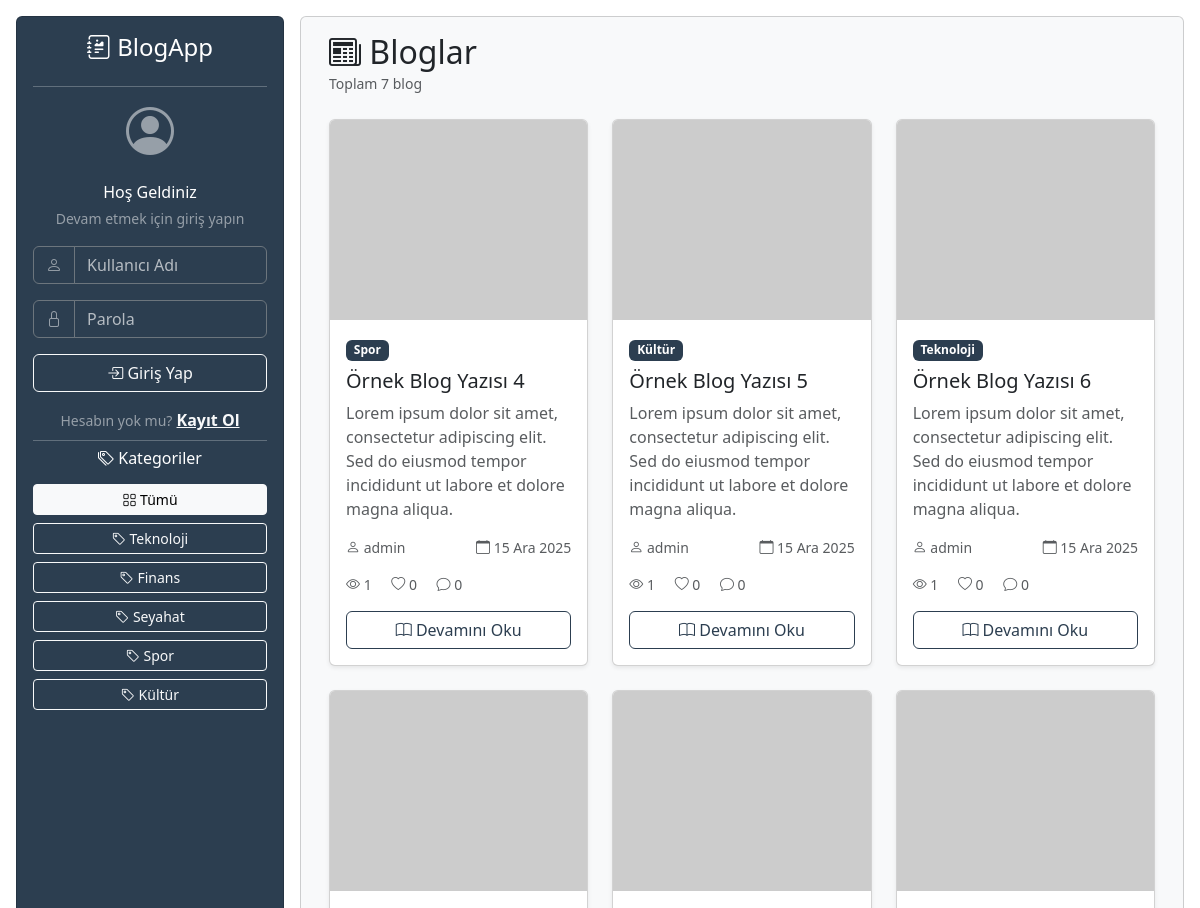
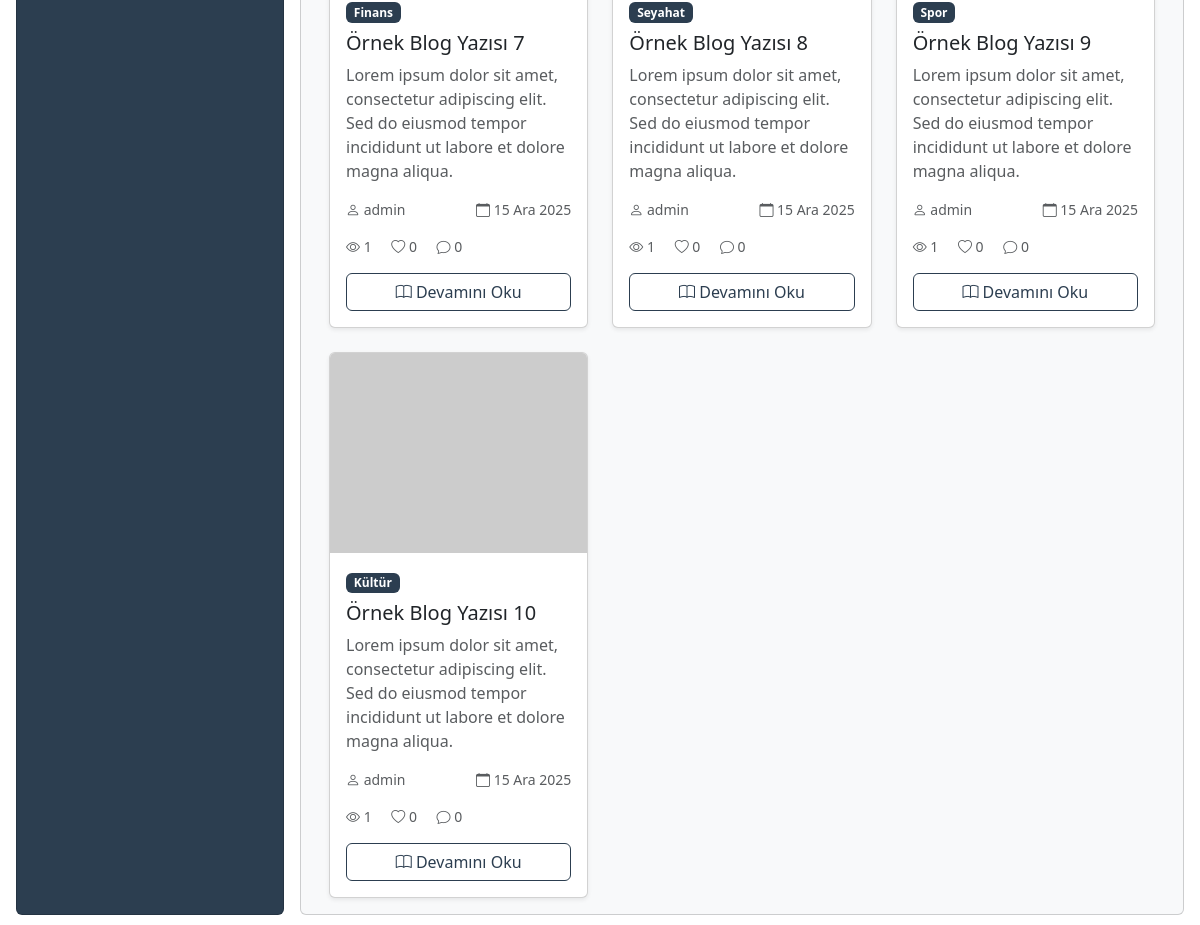
The page / on the database its author committed (2 pictures, top to bottom).
### blog/models.py (models this page shows, shortened)
class Category(models.Model):
    name = models.CharField(max_length=100, unique=True, verbose_name="Kategori Adı")
    class Meta:
        verbose_name = "Kategoriler"

class Blog(models.Model):
    title = models.CharField(max_length=100, unique=True, verbose_name="Başlık")
    content = models.TextField(verbose_name="İçerik")
    image = models.CharField(max_length=255, verbose_name="Görsel")
    category = models.ForeignKey(
        Category,
        on_delete=models.CASCADE,
        verbose_name="Kategori",
    )
    publish_date = models.DateTimeField(auto_now=True, verbose_name="Yayın Tarihi")
    user = models.ForeignKey(
        User,
        on_delete=models.SET_NULL,
        null=True,
        verbose_name="Yazar",
    )
    status = models.CharField(max_length=3, choices=(('d', 'Taslak'), ('p', 'Yayınlandı')), default='d', verbose_name="Yayınlanma Durumu")
    slug = models.SlugField(null=True, unique=True, blank=True)
    def get_comment_count(self):
        return self.comments.count()
    def get_like_count(self):
        return self.likes.filter(likes=True).count()
    def get_view_count(self):
        return self.views.count()
    class Meta:
        verbose_name = "Bloglar"

### blog/views.py (the view)
# urls.py: path('', home, name='home'),
def home(request):
    category_id = request.GET.get('category')
    if request.user.is_authenticated and request.user.is_staff:
        blogs = Blog.objects.all()
    else:
        blogs = Blog.objects.filter(status='p')
    if category_id:
        blogs = blogs.filter(category_id=category_id)
    categories = Category.objects.all()
    selected_category = category_id
    return render(request, 'home.html', {
        'blogs': blogs,
        'categories': categories,
        'selected_category': selected_category
    })

### blog/context_processors.py (called while the page is built)
def global_context(request):
    selected_category = request.GET.get('category')
    return {
        'categories': Category.objects.all(),
        'selected_category': selected_category,
    }

### blog/templates/home.html (shortened to what this page needs)
{% extends 'base.html' %}
{% block content %}
<div class="container-fluid">
  <div class="row mb-4">
    <div class="col-12">
      <div class="d-flex justify-content-between align-items-center">
        <div>
          <h2 class="mb-0">
            <i class="bi bi-newspaper"></i> Bloglar
          </h2>
          <small class="text-muted">Toplam {{ blogs.count }} blog</small>
        </div>
      </div>
    </div>
  </div>
  <div class="row g-4">
    {% for blog in blogs %}
      <div class="col-md-6 col-lg-4">
        <div class="card h-100 shadow-sm hover-shadow">
          <img src="{{ blog.image }}" class="card-img-top" alt="{{ blog.title }}" style="height: 200px; object-fit: cover;">
          <div class="card-body d-flex flex-column">
            <div class="mb-2">
              <span class="badge bg-primary">{{ blog.category.name }}</span>
            </div>
            <h5 class="card-title">{{ blog.title }}</h5>
            <p class="card-text text-muted flex-grow-1">{{ blog.content|truncatewords:20 }}</p>
            <div class="d-flex justify-content-between align-items-center text-muted small mb-3">
              <span>
                <i class="bi bi-person"></i> {{ blog.user.username }}
              </span>
              <span>
                <i class="bi bi-calendar"></i> {{ blog.publish_date|date:"d M Y" }}
              </span>
            </div>
            <div class="d-flex justify-content-between align-items-center mb-3">
              <div class="text-muted small">
                <span class="me-3">
                  <i class="bi bi-eye"></i> {{ blog.get_view_count }}
                </span>
                <span class="me-3">
                  <i class="bi bi-heart"></i> {{ blog.get_like_count }}
                </span>
                <span>
                  <i class="bi bi-chat"></i> {{ blog.get_comment_count }}
                </span>
              </div>
            </div>
            <a href="{% url 'blog_detail' blog.slug %}" class="btn btn-outline-primary w-100">
              <i class="bi bi-book"></i> Devamını Oku
            </a>
          </div>
        </div>
      </div>
    {% endfor %}
  </div>
</div>
{% endblock %}

### blog/templates/base.html (shortened to what this page needs)
<!DOCTYPE html>
<html lang="tr">
  <head>
    <link
      href="https://cdn.jsdelivr.net/npm/bootstrap@5.3.0/dist/css/bootstrap.min.css"
      rel="stylesheet"
    />
    <link
      rel="stylesheet"
      href="https://cdn.jsdelivr.net/npm/bootstrap-icons@1.10.0/font/bootstrap-icons.css"
    />
  </head>
  <body>
    {% include 'navbar.html' %}
    <div
      class="main-content col-12 p-3"
    >
      <div
        class="card main-card" style="background-color: #f8f9fa;"
      >
        <div class="card-body">
          {% block content %}{% endblock %}
        </div>
      </div>
    </div>
  </body>
</html>

### blog/templates/navbar.html (shortened to what this page needs)
<div
  class="sidebar-desktop d-none d-lg-block col-lg-3 p-3 vh-100 position-fixed overflow-auto"
  style="top: 0; left: 0; margin: 0 !important;"
>
  <div class="card h-100 w-100 text-white" style="background-color: #2c3e50;">
    <div class="d-flex flex-column card-body p-3">
      <div class="text-center mb-3">
        <h4 class="mb-0">
          <i class="bi bi-journal-richtext"></i> BlogApp
        </h4>
      </div>
      <hr class="my-2">
      {% if request.user.is_authenticated %}
        <div class="d-flex flex-column justify-content-center align-items-center mb-3">
          <img
            style="border-radius: 50%; width: 80px;"
            class="border border-info p-1"
            alt="avatar"
            src="https://static.vecteezy.com/system/resources/thumbnails/009/292/244/small/default-avatar-icon-of-social-media-user-vector.jpg"
          >
          <span class="text-center fw-bold mt-2">{{request.user.first_name}} {{request.user.last_name}}</span>
          <small class="text-center text-white-50">
            @{{request.user.username}}
            {% if request.user.is_staff or request.user.is_superuser %}
              <i class="bi bi-shield-fill-check text-warning" title="Yönetici"></i>
            {% endif %}
          </small>
        </div>
        <div class="d-grid gap-2 mb-3">
          <a href="{% url 'home' %}" class="btn btn-outline-light btn-sm">
            <i class="bi bi-house"></i> Ana Sayfa
          </a>
          {% if request.user.is_staff %}
            <a href="{% url 'blog_create' %}" class="btn btn-outline-light btn-sm">
              <i class="bi bi-plus-circle"></i> Yeni Blog
            </a>
          {% endif %}
          {% if request.user.is_staff %}
            <a href="{% url 'category_list' %}" class="btn btn-outline-light btn-sm">
              <i class="bi bi-tags"></i> Kategoriler
            </a>
          {% endif %}
        </div>
        <hr class="my-2">
        <a href="{% url 'logout' %}" class="btn btn-danger btn-sm">
          <i class="bi bi-box-arrow-right"></i> Çıkış Yap
        </a>
      {% else %}
        <div class="text-center mb-3">
          <div class="mb-3">
            <i class="bi bi-person-circle text-white-50" style="font-size: 3rem;"></i>
          </div>
          <h6 class="mb-1">Hoş Geldiniz</h6>
          <small class="text-white-50">Devam etmek için giriş yapın</small>
        </div>
        <form action="{% url 'login' %}" method="post">
          <div class="mb-3">
            <div class="input-group">
              <span class="input-group-text bg-transparent border-secondary text-white-50">
                <i class="bi bi-person"></i>
              </span>
              <input
                type="text"
                class="form-control bg-transparent text-white border-secondary nav-login-input"
                id="username"
                name="username"
                placeholder="Kullanıcı Adı"
                required
              >
            </div>
          </div>
          <div class="mb-3">
            <div class="input-group">
              <span class="input-group-text bg-transparent border-secondary text-white-50">
                <i class="bi bi-lock"></i>
              </span>
              <input
                type="password"
                class="form-control bg-transparent text-white border-secondary nav-login-input"
                id="password"
                name="password"
                placeholder="Parola"
                required
              >
            </div>
          </div>
          <div class="d-grid">
            <button type="submit" class="btn btn-outline-light">
              <i class="bi bi-box-arrow-in-right"></i> Giriş Yap
            </button>
          </div>
        </form>
        <div class="text-center mt-3">
          <small class="text-white-50">Hesabın yok mu?</small>
          <a href="{% url 'register' %}" class="link-light fw-semibold">Kayıt Ol</a>
        </div>
      {% endif %}
      <hr class="my-2">
      <div class="mb-2">
        <h6 class="text-center">
          <i class="bi bi-tags"></i> Kategoriler
        </h6>
      </div>
      <div class="d-flex flex-column gap-2">
        <a href="{% url 'home' %}" class="btn btn-outline-light btn-sm {% if not selected_category %}active{% endif %}">
          <i class="bi bi-grid"></i> Tümü
        </a>
        {% for category in categories %}
          <a href="{% url 'home' %}?category={{ category.id }}" class="btn btn-outline-light btn-sm {% if selected_category == category.id|stringformat:'s' %}active{% endif %}">
            <i class="bi bi-tag"></i> {{category.name}}
          </a>
        {% empty %}
          <small class="text-white-50 text-center">Kategori yok</small>
        {% endfor %}
      </div>
    </div>
  </div>
</div>

### blog/templates/base.html (style rules this page uses)
:root { --bs-primary: #2c3e50; --bs-primary-rgb: 44, 62, 80; --bs-link-color: #2c3e50; --bs-link-hover-color: #1f2c3a; }
.btn-outline-primary { --bs-btn-color: #2c3e50; --bs-btn-border-color: #2c3e50; --bs-btn-hover-bg: #2c3e50; --bs-btn-hover-border-color: #2c3e50; --bs-btn-active-bg: #1f2c3a; --bs-btn-active-border-color: #1f2c3a; }
@media (min-width: 992px) { .main-content { position: fixed; top: 0; right: 0; width: 75%; height: 100vh; margin: 0 !important; padding-left: 0 !important; } }
@media (min-width: 992px) { .main-card { height: 100%; width: 100%; overflow: auto; } }

### blog/templates/navbar.html (style rules this page uses)
.nav-login-input::placeholder { color: rgba(255, 255, 255, 0.65); opacity: 1; }
@media (min-width: 992px) { .sidebar-desktop { width: 25%; } }

### blog/templates/home.html (style rules this page uses)
.hover-shadow { transition: all 0.3s ease; }

### rows shown on the page
Category: name "Teknoloji"
Category: name "Finans"
Category: name "Seyahat"
Category: name "Spor"
Category: name "Kültür"
Blog: category.name "Spor", title "Örnek Blog Yazısı 4", content "Lorem ipsum dolor sit amet, consectetur adipiscing elit. Sed do eiusmod tempor incididunt ut labore et dolore magna aliqua.", user.username "admin", publish_date "15 Ara 2025", get_view_count "1", get_like_count "0", get_comment_count "0"
Blog: category.name "Kültür", title "Örnek Blog Yazısı 5", content "Lorem ipsum dolor sit amet, consectetur adipiscing elit. Sed do eiusmod tempor incididunt ut labore et dolore magna aliqua.", user.username "admin", publish_date "15 Ara 2025", get_view_count "1", get_like_count "0", get_comment_count "0"
Blog: category.name "Teknoloji", title "Örnek Blog Yazısı 6", content "Lorem ipsum dolor sit amet, consectetur adipiscing elit. Sed do eiusmod tempor incididunt ut labore et dolore magna aliqua.", user.username "admin", publish_date "15 Ara 2025", get_view_count "1", get_like_count "0", get_comment_count "0"
Blog: category.name "Finans", title "Örnek Blog Yazısı 7", content "Lorem ipsum dolor sit amet, consectetur adipiscing elit. Sed do eiusmod tempor incididunt ut labore et dolore magna aliqua.", user.username "admin", publish_date "15 Ara 2025", get_view_count "1", get_like_count "0", get_comment_count "0"
Blog: category.name "Seyahat", title "Örnek Blog Yazısı 8", content "Lorem ipsum dolor sit amet, consectetur adipiscing elit. Sed do eiusmod tempor incididunt ut labore et dolore magna aliqua.", user.username "admin", publish_date "15 Ara 2025", get_view_count "1", get_like_count "0", get_comment_count "0"
Blog: category.name "Spor", title "Örnek Blog Yazısı 9", content "Lorem ipsum dolor sit amet, consectetur adipiscing elit. Sed do eiusmod tempor incididunt ut labore et dolore magna aliqua.", user.username "admin", publish_date "15 Ara 2025", get_view_count "1", get_like_count "0", get_comment_count "0"
Blog: category.name "Kültür", title "Örnek Blog Yazısı 10", content "Lorem ipsum dolor sit amet, consectetur adipiscing elit. Sed do eiusmod tempor incididunt ut labore et dolore magna aliqua.", user.username "admin", publish_date "15 Ara 2025", get_view_count "1", get_like_count "0", get_comment_count "0"

### other values the page prints
{{ blogs.count }} "7"
